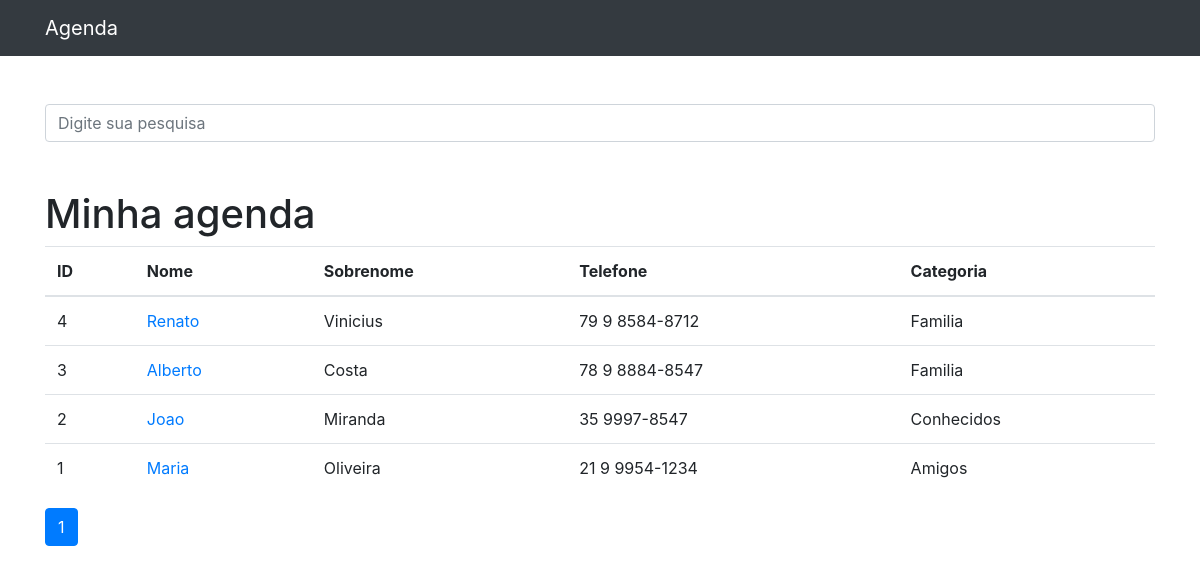
The page / on the database its author committed.
### contatos/models.py (models this page shows, shortened)
class Contato(models.Model):
    nome = models.CharField(max_length=255)
    sobrenome = models.CharField(max_length=255, blank=True)
    telefone = models.CharField(max_length=255)
    email = models.CharField(max_length=255, blank=True)
    data_criacao = models.DateTimeField(default=timezone.now)
    descricao = models.TextField(blank=True)
    categoria = models.ForeignKey(Categoria,on_delete=models.DO_NOTHING)
    mostrar = models.BooleanField(default=True)
    foto = models.ImageField(blank=True,upload_to='fotos/%Y/%m')

class Categoria(models.Model):
    nome = models.CharField(max_length=255)
    def __str__(self):
        return self.nome

### contatos/views.py (the view)
# urls.py: path('', views.index, name='index'),
def index(request):
    contatos = Contato.objects.order_by('-id').filter(
        mostrar=True
    )
    paginator = Paginator(contatos, 20)
    page = request.GET.get('p')
    contatos = paginator.get_page(page)
    return render(request, 'contatos/index.html', {
        'contatos': contatos
    })

### contatos/templates/contatos/index.html
{% extends 'base.html' %}
{%block conteudo %}
<h1 class="mt-5">Minha agenda</h1>
<table class="table">
    <thead>
        <tr>
            <th>ID</th>
            <th>Nome</th>
            <th>Sobrenome</th>
            <th>Telefone</th>
            <th>Categoria</th>
        </tr>
    </thead>
    <tbody>
        {% for contato in contatos %}
            <tr>
                <td>{{contato.id}}</td>
                <td><a href="{% url 'ver_contato' contato.id %}">{{contato.nome}}</a></td>
                <td>{{contato.sobrenome}}</td>
                <td>{{contato.telefone}}</td>
                <td>{{contato.categoria}}</td>
            </tr>
        {% endfor %}
    </tbody >
</table>
<nav aria-label="Page navigation example">
    <ul class="pagination">
        {%for pagina in contatos.paginator.page_range%}
            {%if contatos.number == pagina%}
                <li class="page-item active"><a href="?p={{pagina}}&termo={{ request.GET.termo }}" class="page-link">{{pagina}}</a></li>
            {%else%}
                <li class="page-item"><a href="?p={{pagina}}" class="page-link">{{pagina}}</a></li>
            {%endif%}
        {%endfor%}
    </ul>
</nav>
{%endblock%}

### templates/base.html (shortened to what this page needs)
{%load static%}
<!DOCTYPE html>
<html lang="pt">
<head>
    {%include 'parciais/_head.html' %}
</head>
<body>
    {%include 'parciais/_nav.html' %}
    <div class="container">
        <div class="row">
            <div class="col-lg-12">
                <br><br>
                {%if 'accounts' not in request.path %}
                <form method="get" action="{% url 'busca' %}">
                    <div class="form-group row">
                        <div class="col-12">
                            <input class="form-control" type="search" value="{{ request.GET.termo }}" id="search-input"
                                placeholder="Digite sua pesquisa" name="termo">
                        </div>
                    </div>
                </form>
                {%endif%}
                {%block conteudo%} {%endblock%}
            </div>
        </div>
    </div>
</body>
</html>

### templates/parciais/_head.html (shortened to what this page needs)
{%load static%}
<link href="{% static 'vendor/bootstrap/css/bootstrap.min.css' %}" rel="stylesheet">

### templates/parciais/_nav.html (shortened to what this page needs)
<nav class="navbar navbar-expand-lg navbar-dark bg-dark static-top">
    <div class="container">
        <a class="navbar-brand" href="{% url 'index' %}">Agenda</a>
    </div>
</nav>

### rows shown on the page
Contato: id "4", nome "Renato", sobrenome "Vinicius", telefone "79 9 8584-8712", categoria "Familia"
Contato: id "3", nome "Alberto", sobrenome "Costa", telefone "78 9 8884-8547", categoria "Familia"
Contato: id "2", nome "Joao", sobrenome "Miranda", telefone "35 9997-8547", categoria "Conhecidos"
Contato: id "1", nome "Maria", sobrenome "Oliveira", telefone "21 9 9954-1234", categoria "Amigos"

### other values the page prints
{{ pagina }} "1"
